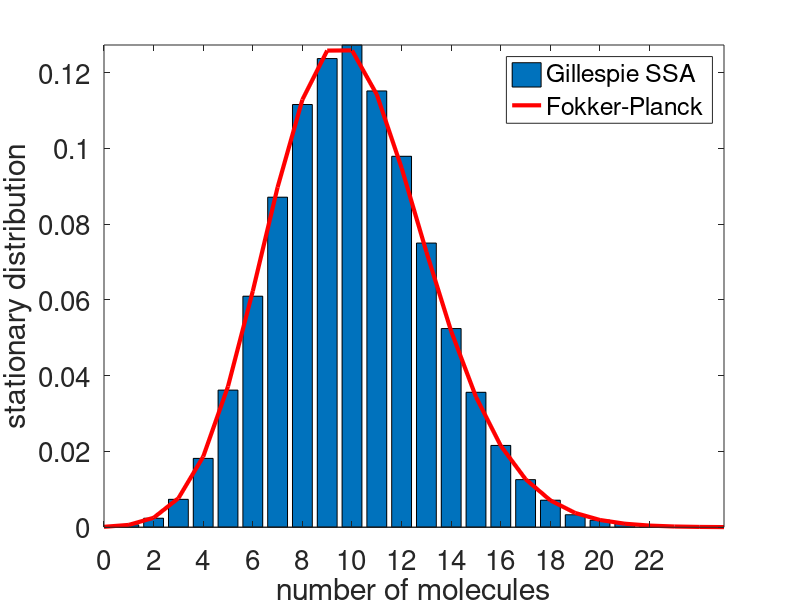

Reproduce this figure in MATLAB.
function Figure3_4a

k1=0.1;
k2=1;

A=k2/k1;
numberofrealisations=100000;
time=0;

p=zeros(22,1);

for i=1:numberofrealisations
    
    while (time<i)
          rr=rand(2,1);
          a0=k1*A+k2;
          time=time+(1/a0)*log(1/rr(1));
          if (rr(2)*a0<k1*A)
              A=A-1;
          else
              A=A+1;
          end
    end
    if ((A>0)&(A<23))
       p(A)=p(A)+1;
    end
end

p=p/numberofrealisations;

av=[0:1:25];
pFP=exp(-2*av+((4*k2/k1)-1)*log(k1*av+k2));
pFP=pFP/sum(pFP);

figure;
bar(p);
hold on;
plot(av,pFP,'r','Linewidth',3);
xlabel('number of molecules');
ylabel('stationary distribution');
legend('Gillespie SSA','Fokker-Planck');
set(gca,'XTick',[0 2 4 6 8 10 12 14 16 18 20 22]);
axis tight;
set(gca,'Fontsize',20);

